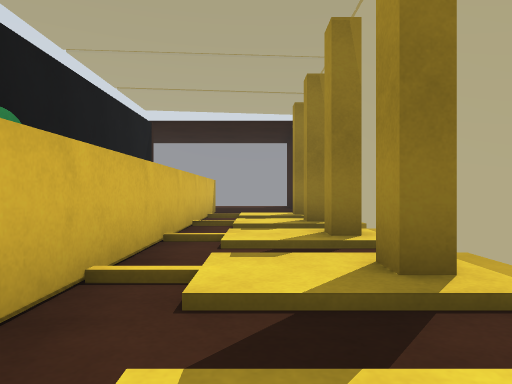
View 1 (above)

19 first-person views from a walk through a world built for the Gazebo simulator. The camera is 0.58 m above the floor, looks level and sees 70° across. The floor is counted in squares, 1 m on a side. Each view is taken from the middle of a square. On the plan, view 1 faces up. The plan holds only what a view shows up to about 10 squares ahead; the rest is blank.

View 2
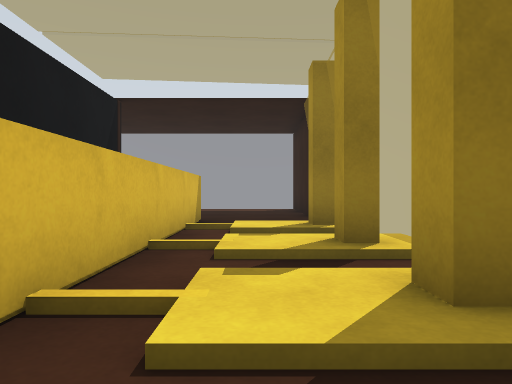

View 3
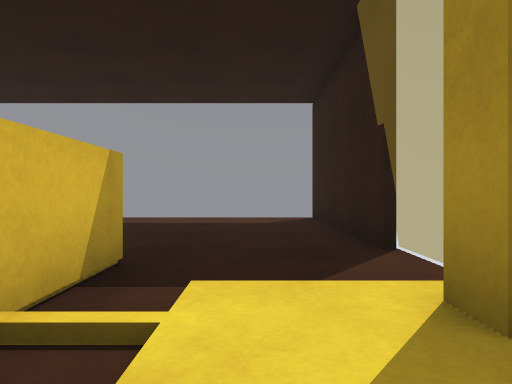

View 4
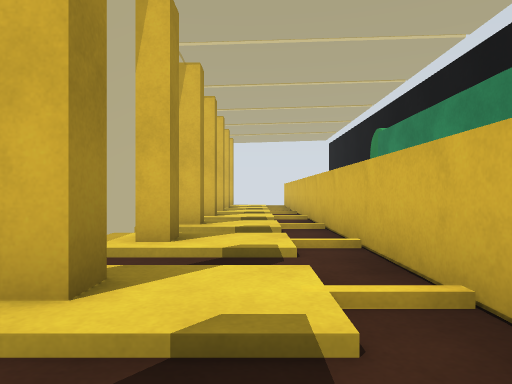

View 5
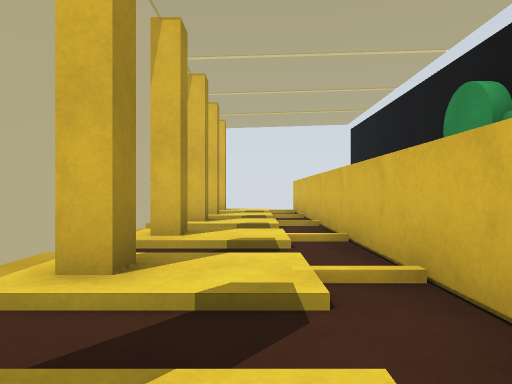

View 6
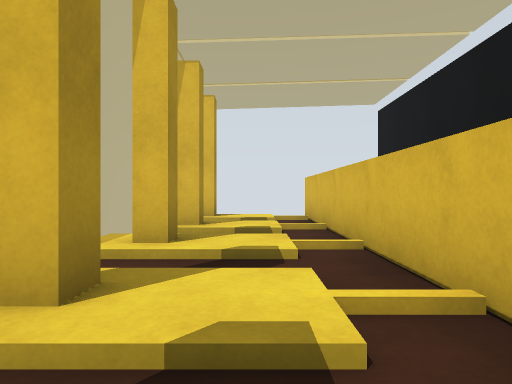

View 7
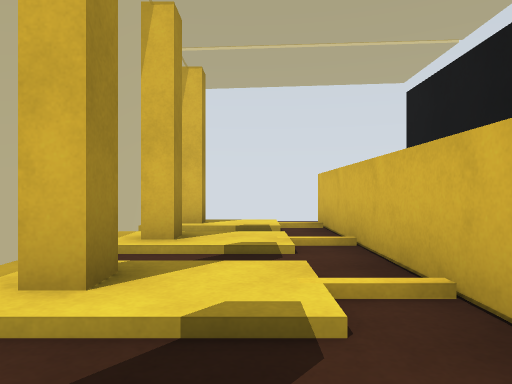

View 8
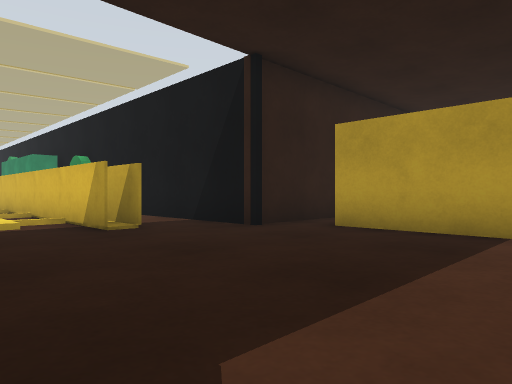

View 9
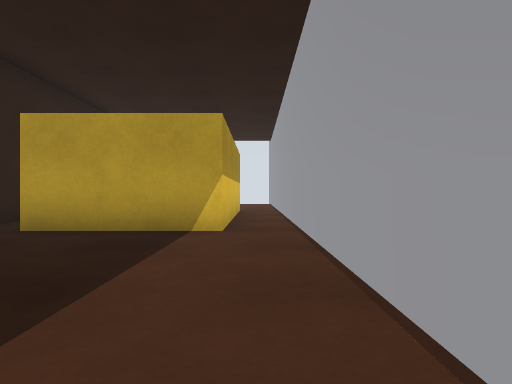

View 10
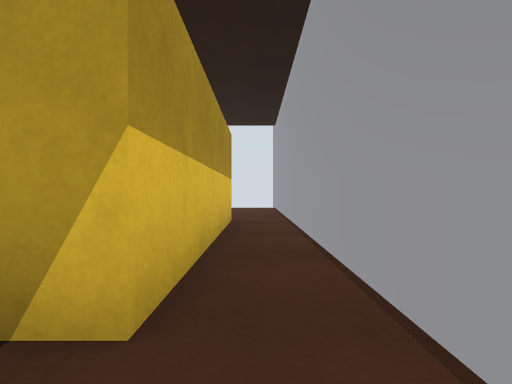

View 11
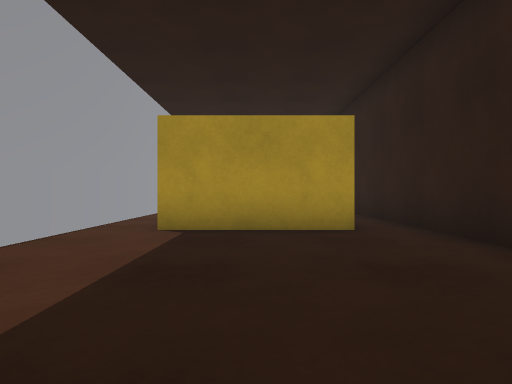

View 12
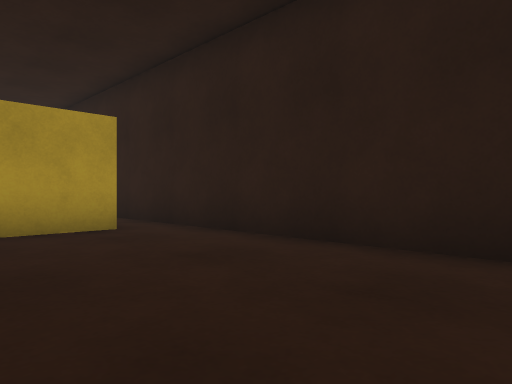

View 13
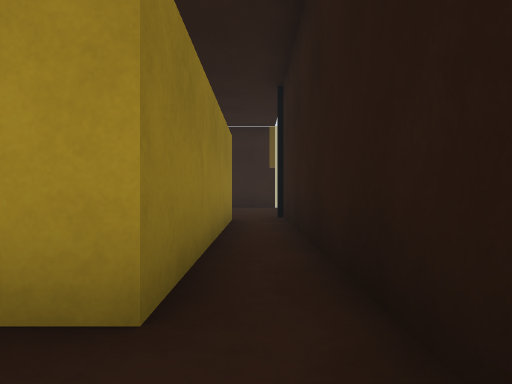

View 14
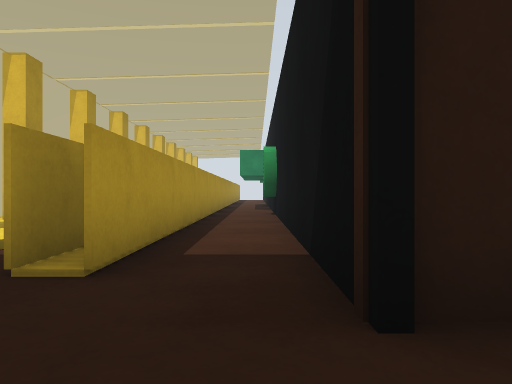

View 15
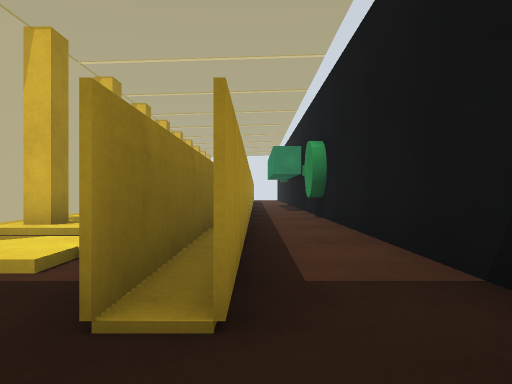

View 16
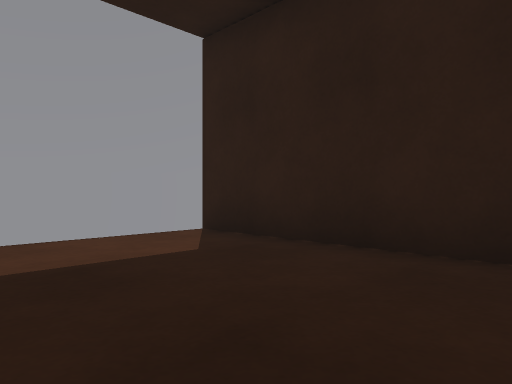

View 17
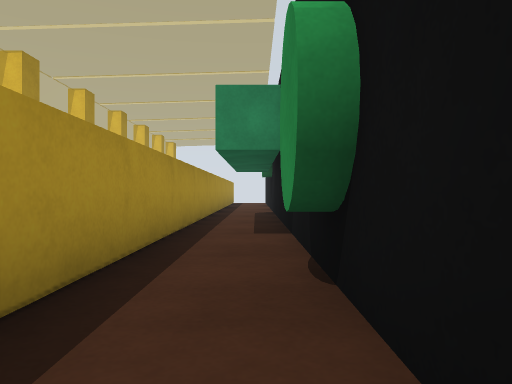

View 18
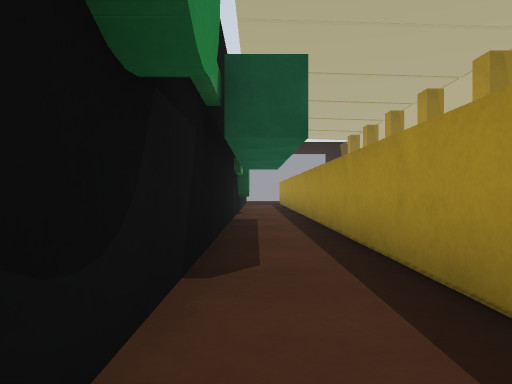

View 19
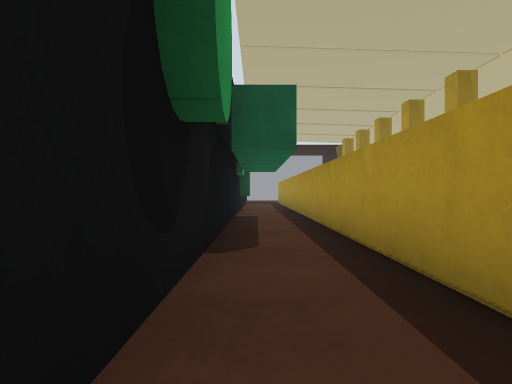

### Floor plan
Key: @ floor where view 1 was taken; # wall or solid block; . main floor; : floor 0.1 m higher than the main floor; / step, stairs or slope; = window, fence, low wall or low ledge; P yellow post; B barrel; R brown box; Y yellow box.
Columns run from 16 left of view 1 to 2 right of it. Each row starts with its distance up from view 1.
 18     ==============R
 17   ................R
 16 ......YYYYYY......R
 15 ......Y    Y......R
 14 ......YYYYYY......R
 13 ..................R
 12  ############.....#
 11             #.#...
 10             #.#/:
  9             #.#./P
  8             #.#./
  7             #.#.:
  6             #.#./P
  5             BB#/:
  4             BB#..P
  3             #.#/:
  2             #.#./P
  1             #.#.//
  0             #.#.@P
 -1             #.#.//
 -2             #.#/:
 -3             #.#..P
 -4             #.#/:
 -5             #.#./P
 -6             #.#.:
 -7              .#. P
 -8               #.//
 -9               #/
-10               #.
-11               #/

Positions as (right, up) in squares from view 1, and headings:
1: (0, 0), facing up
2: (0, 3), facing up
3: (0, 8), facing up
4: (0, 5), facing down
5: (0, 1), facing down
6: (0, -2), facing down
7: (0, -4), facing down
8: (1, 17), facing down-left
9: (1, 17), facing left
10: (-3, 17), facing left
11: (-16, 15), facing right
12: (-16, 16), facing down-right
13: (-12, 13), facing right
14: (-3, 14), facing down
15: (-2, 13), facing down
16: (-2, 13), facing up-right
17: (-3, 7), facing down
18: (-3, -6), facing up
19: (-3, -7), facing up
